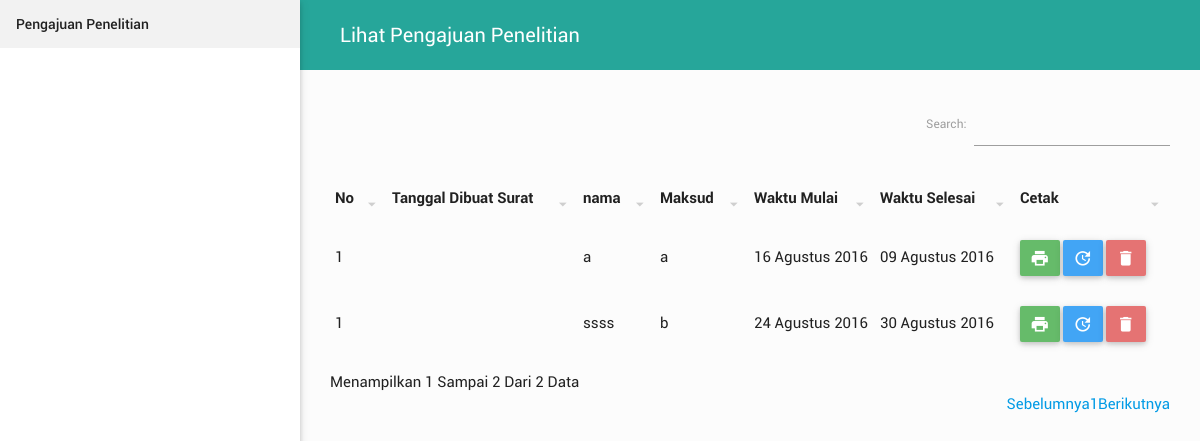
Before: / with the older database file.
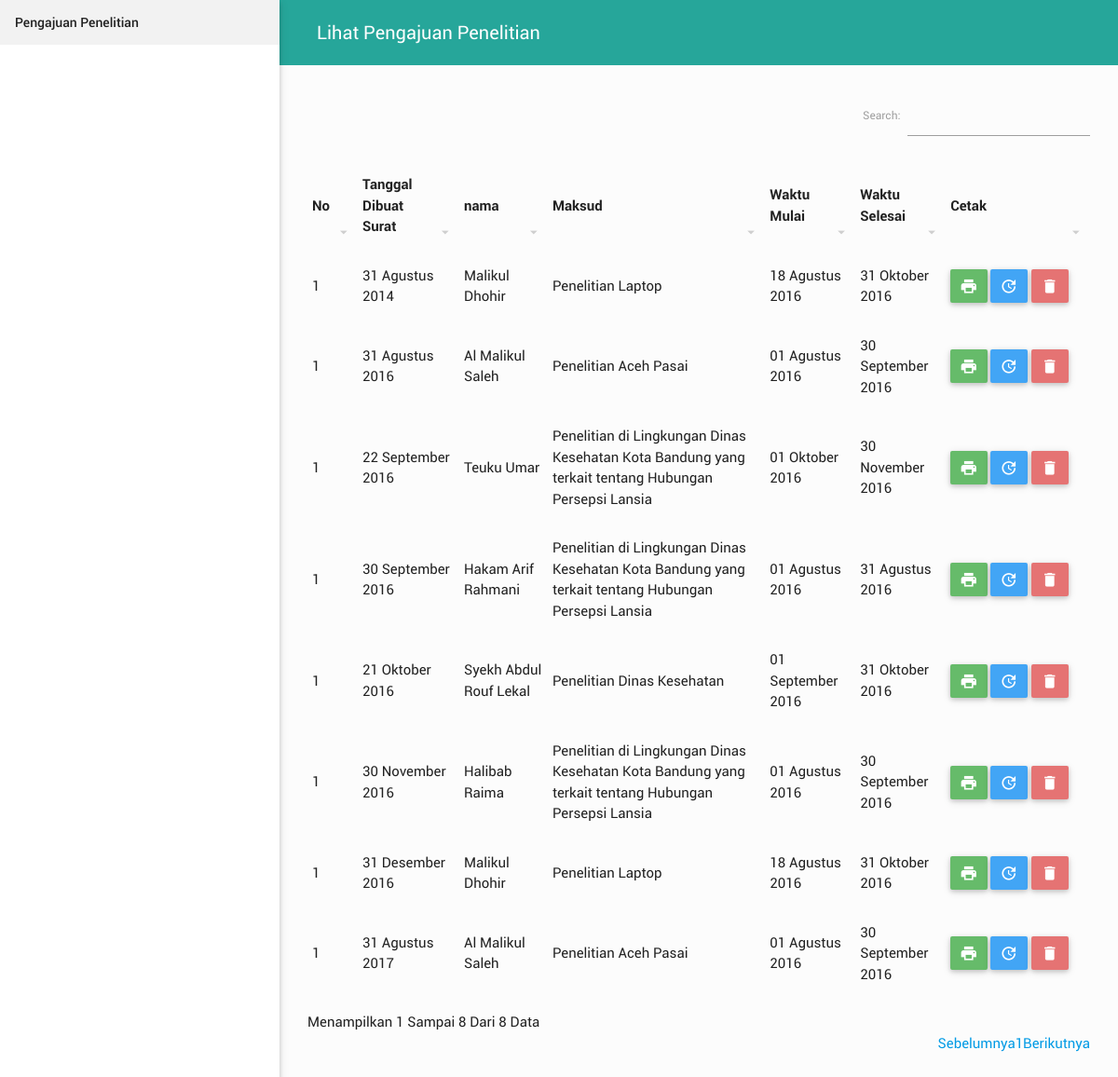
After: the same page with the newer database file.
### tables this page shows
CREATE TABLE `penelitian` (
  `id_penelitian` int(11) NOT NULL,
  `waktu_pembuatan` date NOT NULL,
  `jenis_surat` varchar(100) NOT NULL,
  `maksud` varchar(100) NOT NULL,
  `waktu_mulai` date NOT NULL,
  `waktu_selesai` date NOT NULL,
  `no_bkbpm` varchar(100) NOT NULL,
  `tanggal_bkbpm` date NOT NULL,
  `surat` varchar(300) NOT NULL,
  `tembusan` varchar(100) NOT NULL,
  `id_pejabat` char(8) NOT NULL,
  `id_pengaju` int(11) NOT NULL
);

CREATE TABLE `pengaju` (
  `id_pengaju` int(11) NOT NULL,
  `nama` varchar(200) NOT NULL,
  `alamat` varchar(200) NOT NULL
);

### application/controllers/Penelitian.php (called while the page is built, shortened)
<?php
class Penelitian extends CI_Controller {
	public function __construct(){
    $this->load->model('penelitian_model');
    $this->load->helper('url_helper');
		$this->load->helper('date_helper');
  }
	public function view(){
    $this->load->view('templates/header');
    $this->load->view('templates/menu');
		$data['penelitian'] = $this->penelitian_model->get_penelitian();
		$this->load->view('penelitian/lihat', $data);
		$this->load->view('templates/footer');
	}
}

### index.php (called while the page is built, shortened)
<?php
require_once BASEPATH.'core/CodeIgniter.php';

### application/models/Penelitian_model.php (called while the page is built, shortened)
<?php
    class Penelitian_model extends CI_Model {
      public function get_penelitian(){
        $this->db->select("*");
        $this->db->from("penelitian");
        $this->db->join("pengaju", "pengaju.id_pengaju = penelitian.id_pengaju","inner");
        $this->db->order_by("waktu_pembuatan","asc");
        $query = $this->db->get();
            if ($query->num_rows() >0){
                foreach ($query->result() as $data) {
                    $penelitian[] = $data;
                }
            return $penelitian;
            }
      }
    }
 ?>

### application/helpers/date_helper.php (called while the page is built, shortened)
<?php  if ( ! defined('BASEPATH')) exit('No direct script access allowed');
if ( ! function_exists('bulan'))
{
    function bulan($bln)
    {
        switch ($bln)
        {
            case 8:
                return "Agustus";
                break;
            case 9:
                return "September";
                break;
            case 10:
                return "Oktober";
                break;
            case 11:
                return "November";
                break;
            case 12:
                return "Desember";
                break;
        }
    }
}
if ( ! function_exists('tgl_indo'))
{
    function tgl_indo($tgl)
    {
        $ubah = gmdate($tgl, time()+60*60*8);
        $pecah = explode("-",$ubah);
        $tanggal = $pecah[2];
        $bulan = bulan($pecah[1]);
        $tahun = $pecah[0];
        return $tanggal.' '.$bulan.' '.$tahun;
    }
}

### application/views/penelitian/lihat.php (the view, shortened to what this page needs)
<main>
  <div class="title">
    Lihat Pengajuan Penelitian
  </div>
  <div class="content ">
    <table class="highlight" id="example">
      <thead>
        <tr>
          <th>No</th>
          <th>Tanggal Dibuat Surat</th>
          <th>nama</th>
          <th>Maksud</th>
          <th>Waktu Mulai</th>
          <th>Waktu Selesai</th>
          <th width="120px">Cetak</th>
        </tr>
      </thead>
      <tbody>
        <?php
        $i=1;
        if ($penelitian > 0 ) {
        foreach ($penelitian as $news_item) { ?>
        <tr>
          <td><?php echo $i; ?></td>
          <td><?php echo tgl_indo($news_item->waktu_pembuatan); ?></td>
          <td><?php echo $news_item->nama; ?></td>
          <td><?php echo $news_item->maksud; ?></td>
          <td><?php echo tgl_indo($news_item->waktu_mulai); ?></td>
          <td><?php echo tgl_indo($news_item->waktu_selesai); ?></td>
          <td>
            <a class="waves-effect waves-light btn green lighten-1 pad" target="_blank" href="<?php echo site_url('penelitian/cetak/'.$news_item->id_penelitian); ?>">
              <i class="material-icons">print</i>
            </a>
            <a class="waves-effect waves-light btn blue lighten-1 pad" href="<?php echo site_url('penelitian/update/'.$news_item->id_penelitian); ?>">
              <i class="material-icons">update</i>
            </a>
            <button data-target="modal_delete" class="btn red lighten-2 modal-trigger waves-effect waves-light pad">
              <i class="material-icons">delete</i>
            </button>
          </td>
        </tr>
          <?php } } ?>
        </tbody>
    </table>
  </div>
</main>

### application/views/templates/header.php (shortened to what this page needs)
<!DOCTYPE html>
<html>
<head>
  <link rel="stylesheet" type="text/css"  href="<?php echo base_url() ?>assets/css/datatable.bootstrap.min.css"/>
	<link rel="stylesheet" href="<?php echo base_url() ?>assets/vendor/font-awesome/css/font-awesome.min.css"/>
  <link rel="stylesheet" href="<?php echo base_url() ?>assets/vendor/materialize/materialize.min.css"/>
  <link rel="stylesheet" href="<?php echo base_url() ?>assets/css/style.css"/>
</head>
<body>

### application/views/templates/menu.php (shortened to what this page needs)
<ul class="side-nav fixed">
  <li class="no-padding">
    <ul class="collapsible collapsible-accordion">
      <li>
        <a class="collapsible-header  waves-effect waves-teal">Pengajuan Penelitian</a>
      </li>
    </ul>
  </li>
</ul>

### application/views/templates/footer.php (shortened to what this page needs)
</body>
</html>

### assets/css/style.css (style rules this page uses)
body { background:#fcfcfc; font-family: 'Roboto', sans-serif; }
main { margin-left: 300px; }
.title { background: #26a69a; font-size: 20px; font-weight: 400; color: #fff; padding: 20px 40px; }
.content { padding: 30px; }
.btn.pad { padding: 0 10px; }

Changed rows visible on the page:
removed penelitian: id_pengaju.nama "a", maksud "a", waktu_mulai "16 Agustus 2016", waktu_selesai "09 Agustus 2016"
removed penelitian: id_pengaju.nama "ssss", maksud "b", waktu_mulai "24 Agustus 2016", waktu_selesai "30 Agustus 2016"
added penelitian: waktu_pembuatan "31 Agustus 2014", id_pengaju.nama "Malikul Dhohir", maksud "Penelitian Laptop", waktu_mulai "18 Agustus 2016", waktu_selesai "31 Oktober 2016"
added penelitian: waktu_pembuatan "31 Agustus 2016", id_pengaju.nama "Al Malikul Saleh", maksud "Penelitian Aceh Pasai", waktu_mulai "01 Agustus 2016", waktu_selesai "30 September 2016"
added penelitian: waktu_pembuatan "22 September 2016", id_pengaju.nama "Teuku Umar", maksud "Penelitian di Lingkungan Dinas Kesehatan Kota Bandung yang terkait tentang Hubungan Persepsi Lansia", waktu_mulai "01 Oktober 2016", waktu_selesai "30 November 2016"
added penelitian: waktu_pembuatan "30 September 2016", id_pengaju.nama "Hakam Arif Rahmani", maksud "Penelitian di Lingkungan Dinas Kesehatan Kota Bandung yang terkait tentang Hubungan Persepsi Lansia", waktu_mulai "01 Agustus 2016", waktu_selesai "31 Agustus 2016"
added penelitian: waktu_pembuatan "21 Oktober 2016", id_pengaju.nama "Syekh Abdul Rouf Lekal", maksud "Penelitian Dinas Kesehatan", waktu_mulai "01 September 2016", waktu_selesai "31 Oktober 2016"
added penelitian: waktu_pembuatan "30 November 2016", id_pengaju.nama "Halibab Raima", maksud "Penelitian di Lingkungan Dinas Kesehatan Kota Bandung yang terkait tentang Hubungan Persepsi Lansia", waktu_mulai "01 Agustus 2016", waktu_selesai "30 September 2016"
added penelitian: waktu_pembuatan "31 Desember 2016", id_pengaju.nama "Malikul Dhohir", maksud "Penelitian Laptop", waktu_mulai "18 Agustus 2016", waktu_selesai "31 Oktober 2016"
added penelitian: waktu_pembuatan "31 Agustus 2017", id_pengaju.nama "Al Malikul Saleh", maksud "Penelitian Aceh Pasai", waktu_mulai "01 Agustus 2016", waktu_selesai "30 September 2016"
Other visible differences:
text written by a page script: "Search: Menampilkan 1 Sampai 2 Dari 2 Data Sebelumnya 1 Berikutnya" → "Search: Menampilkan 1 Sampai 8 Dari 8 Data Sebelumnya 1 Berikutnya"
